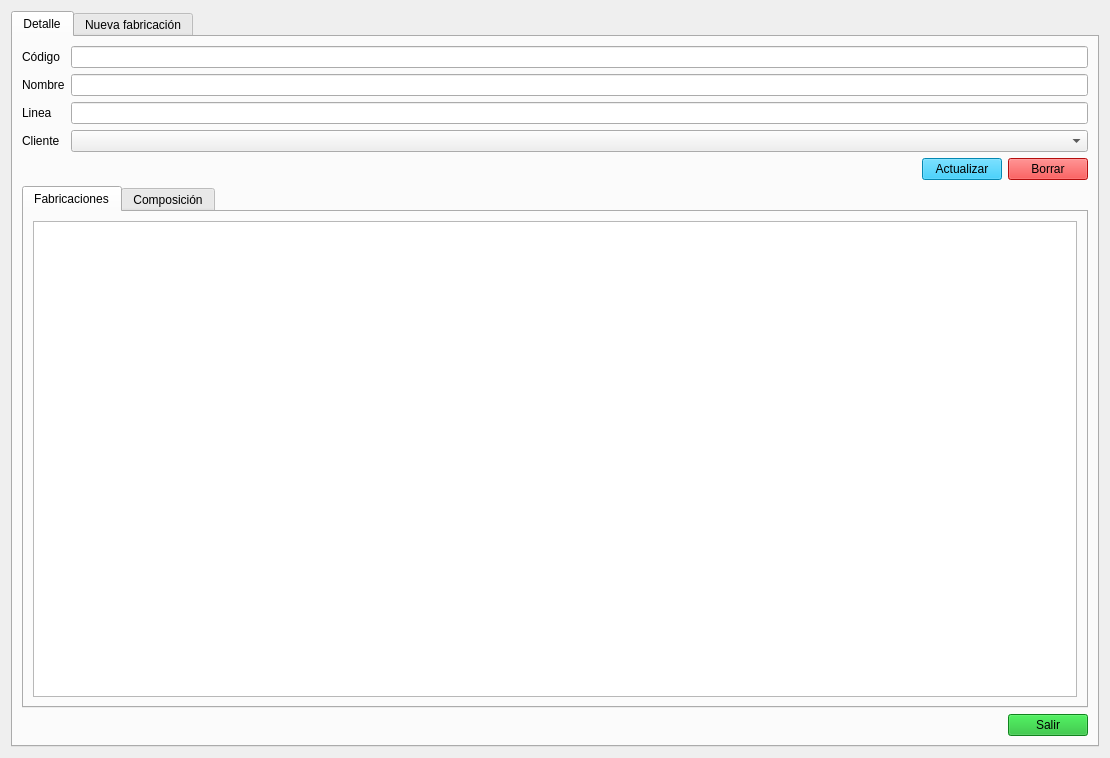
<?xml version="1.0" encoding="UTF-8"?>
<ui version="4.0">
 <class>Form</class>
 <widget class="QWidget" name="Form">
  <property name="windowModality">
   <enum>Qt::WindowModal</enum>
  </property>
  <property name="geometry">
   <rect>
    <x>0</x>
    <y>0</y>
    <width>1110</width>
    <height>758</height>
   </rect>
  </property>
  <property name="windowTitle">
   <string>Detalle Producto</string>
  </property>
  <property name="styleSheet">
   <string notr="true">QPushButton{

	
	background-color: rgb(6, 191, 249);

}</string>
  </property>
  <layout class="QVBoxLayout" name="verticalLayout">
   <item>
    <widget class="QTabWidget" name="tabWidget">
     <property name="currentIndex">
      <number>0</number>
     </property>
     <widget class="QWidget" name="tab_detalle">
      <attribute name="title">
       <string>Detalle</string>
      </attribute>
      <layout class="QVBoxLayout" name="verticalLayout_3">
       <item>
        <layout class="QFormLayout" name="formLayout">
         <item row="0" column="0">
          <widget class="QLabel" name="lbl_codigo_det">
           <property name="text">
            <string>Código</string>
           </property>
          </widget>
         </item>
         <item row="0" column="1">
          <widget class="QLineEdit" name="le_codigo_det">
           <property name="readOnly">
            <bool>true</bool>
           </property>
          </widget>
         </item>
         <item row="1" column="0">
          <widget class="QLabel" name="lbl_nombre_det">
           <property name="text">
            <string>Nombre</string>
           </property>
          </widget>
         </item>
         <item row="1" column="1">
          <widget class="QLineEdit" name="le_nombre_det"/>
         </item>
         <item row="2" column="0">
          <widget class="QLabel" name="lbl_linea_det">
           <property name="text">
            <string>Linea</string>
           </property>
          </widget>
         </item>
         <item row="2" column="1">
          <widget class="QLineEdit" name="le_linea_det"/>
         </item>
         <item row="3" column="0">
          <widget class="QLabel" name="lbl_cliente_det">
           <property name="text">
            <string>Cliente</string>
           </property>
          </widget>
         </item>
         <item row="3" column="1">
          <widget class="QComboBox" name="cb_cliente"/>
         </item>
        </layout>
       </item>
       <item>
        <layout class="QHBoxLayout" name="horizontalLayout_2">
         <item>
          <spacer name="horizontalSpacer_2">
           <property name="orientation">
            <enum>Qt::Horizontal</enum>
           </property>
           <property name="sizeHint" stdset="0">
            <size>
             <width>40</width>
             <height>20</height>
            </size>
           </property>
          </spacer>
         </item>
         <item>
          <widget class="QPushButton" name="btn_actualizar_det">
           <property name="text">
            <string>Actualizar</string>
           </property>
          </widget>
         </item>
         <item>
          <widget class="QPushButton" name="btn_borrar_det">
           <property name="styleSheet">
            <string notr="true">background-color: rgb(254, 20, 20);</string>
           </property>
           <property name="text">
            <string>Borrar</string>
           </property>
          </widget>
         </item>
        </layout>
       </item>
       <item>
        <widget class="QTabWidget" name="tabWidget_2">
         <property name="currentIndex">
          <number>0</number>
         </property>
         <widget class="QWidget" name="tab">
          <attribute name="title">
           <string>Fabricaciones</string>
          </attribute>
          <layout class="QVBoxLayout" name="verticalLayout_6">
           <item>
            <widget class="QTableView" name="tv_fab_historico">
             <property name="frameShape">
              <enum>QFrame::StyledPanel</enum>
             </property>
            </widget>
           </item>
          </layout>
         </widget>
         <widget class="QWidget" name="tab_2">
          <attribute name="title">
           <string>Composición</string>
          </attribute>
          <layout class="QVBoxLayout" name="verticalLayout_2">
           <item>
            <widget class="QTableView" name="tv_composicion_prod"/>
           </item>
          </layout>
         </widget>
        </widget>
       </item>
       <item>
        <layout class="QHBoxLayout" name="horizontalLayout">
         <property name="spacing">
          <number>9</number>
         </property>
         <item>
          <spacer name="horizontalSpacer">
           <property name="orientation">
            <enum>Qt::Horizontal</enum>
           </property>
           <property name="sizeType">
            <enum>QSizePolicy::MinimumExpanding</enum>
           </property>
           <property name="sizeHint" stdset="0">
            <size>
             <width>20</width>
             <height>13</height>
            </size>
           </property>
          </spacer>
         </item>
         <item>
          <widget class="QPushButton" name="btn_cerrar_det">
           <property name="styleSheet">
            <string notr="true">background-color: rgb(22, 183, 40);</string>
           </property>
           <property name="text">
            <string>Salir</string>
           </property>
          </widget>
         </item>
        </layout>
       </item>
      </layout>
     </widget>
     <widget class="QWidget" name="tab_fabricacion">
      <attribute name="title">
       <string>Nueva fabricación</string>
      </attribute>
      <layout class="QVBoxLayout" name="verticalLayout_4">
       <item>
        <layout class="QFormLayout" name="formLayout_2">
         <item row="0" column="0">
          <widget class="QLabel" name="lbl_fecha_fab">
           <property name="text">
            <string>Fecha</string>
           </property>
          </widget>
         </item>
         <item row="1" column="0">
          <widget class="QLabel" name="lbl_codigo_fab">
           <property name="text">
            <string>Código</string>
           </property>
          </widget>
         </item>
         <item row="1" column="1">
          <widget class="QLineEdit" name="le_codigo_fab">
           <property name="readOnly">
            <bool>true</bool>
           </property>
          </widget>
         </item>
         <item row="2" column="0">
          <widget class="QLabel" name="lbl_produto_fab">
           <property name="text">
            <string>Producto</string>
           </property>
          </widget>
         </item>
         <item row="2" column="1">
          <widget class="QLineEdit" name="le_producto_fab">
           <property name="readOnly">
            <bool>true</bool>
           </property>
          </widget>
         </item>
         <item row="3" column="0">
          <widget class="QLabel" name="lbl_cantidad_fab">
           <property name="text">
            <string>Cantidad</string>
           </property>
          </widget>
         </item>
         <item row="3" column="1">
          <widget class="QLineEdit" name="le_cantidad_fab"/>
         </item>
         <item row="4" column="0">
          <widget class="QLabel" name="lbl_lote_fab">
           <property name="text">
            <string>Lote</string>
           </property>
          </widget>
         </item>
         <item row="4" column="1">
          <widget class="QLineEdit" name="le_lote_fab"/>
         </item>
         <item row="5" column="0">
          <widget class="QLabel" name="lbl_fecha_cad_fab">
           <property name="text">
            <string>Fecha Caducidad</string>
           </property>
          </widget>
         </item>
         <item row="6" column="0">
          <widget class="QLabel" name="lbl_equipo_fab">
           <property name="text">
            <string>Equipo</string>
           </property>
          </widget>
         </item>
         <item row="6" column="1">
          <widget class="QComboBox" name="cb_equipo_fab"/>
         </item>
         <item row="0" column="1">
          <widget class="QDateEdit" name="de_fecha_fab">
           <property name="enabled">
            <bool>false</bool>
           </property>
           <property name="font">
            <font>
             <hintingpreference>PreferVerticalHinting</hintingpreference>
            </font>
           </property>
           <property name="readOnly">
            <bool>true</bool>
           </property>
           <property name="buttonSymbols">
            <enum>QAbstractSpinBox::NoButtons</enum>
           </property>
           <property name="displayFormat">
            <string>dd/MM/yyyy</string>
           </property>
           <property name="calendarPopup">
            <bool>false</bool>
           </property>
           <property name="date">
            <date>
             <year>2024</year>
             <month>1</month>
             <day>1</day>
            </date>
           </property>
          </widget>
         </item>
         <item row="5" column="1">
          <widget class="QDateEdit" name="de_fecha_cad_fab">
           <property name="enabled">
            <bool>true</bool>
           </property>
           <property name="buttonSymbols">
            <enum>QAbstractSpinBox::NoButtons</enum>
           </property>
           <property name="displayFormat">
            <string>dd/MM/yyyy</string>
           </property>
           <property name="calendarPopup">
            <bool>true</bool>
           </property>
           <property name="date">
            <date>
             <year>2024</year>
             <month>1</month>
             <day>1</day>
            </date>
           </property>
          </widget>
         </item>
        </layout>
       </item>
       <item>
        <layout class="QHBoxLayout" name="horizontalLayout_3">
         <item>
          <spacer name="horizontalSpacer_3">
           <property name="orientation">
            <enum>Qt::Horizontal</enum>
           </property>
           <property name="sizeHint" stdset="0">
            <size>
             <width>40</width>
             <height>20</height>
            </size>
           </property>
          </spacer>
         </item>
         <item>
          <widget class="QPushButton" name="btn_add_fab">
           <property name="text">
            <string>Añadir</string>
           </property>
          </widget>
         </item>
        </layout>
       </item>
       <item>
        <widget class="QGroupBox" name="groupBox_2">
         <property name="title">
          <string>Pesada</string>
         </property>
         <layout class="QVBoxLayout" name="verticalLayout_5">
          <item>
           <widget class="QTableView" name="tv_detalle_new_fab">
            <property name="frameShape">
             <enum>QFrame::StyledPanel</enum>
            </property>
           </widget>
          </item>
         </layout>
        </widget>
       </item>
       <item>
        <layout class="QHBoxLayout" name="horizontalLayout_4">
         <item>
          <spacer name="horizontalSpacer_4">
           <property name="orientation">
            <enum>Qt::Horizontal</enum>
           </property>
           <property name="sizeHint" stdset="0">
            <size>
             <width>40</width>
             <height>20</height>
            </size>
           </property>
          </spacer>
         </item>
         <item>
          <widget class="QPushButton" name="btn_imprimir_fab">
           <property name="styleSheet">
            <string notr="true">background-color: rgb(245, 194, 17);</string>
           </property>
           <property name="text">
            <string>Imprimir</string>
           </property>
          </widget>
         </item>
         <item>
          <widget class="QPushButton" name="btn_cerrar_fab">
           <property name="styleSheet">
            <string notr="true">background-color: rgb(22, 183, 40);</string>
           </property>
           <property name="text">
            <string>Salir</string>
           </property>
          </widget>
         </item>
        </layout>
       </item>
      </layout>
     </widget>
    </widget>
   </item>
  </layout>
 </widget>
 <resources/>
 <connections/>
</ui>
